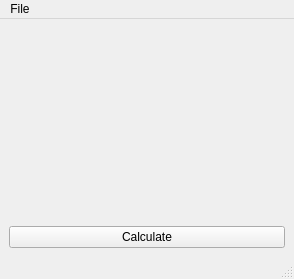
<?xml version="1.0" encoding="UTF-8"?>
<ui version="4.0">
 <class>MainWindow</class>
 <widget class="QMainWindow" name="MainWindow">
  <property name="geometry">
   <rect>
    <x>0</x>
    <y>0</y>
    <width>294</width>
    <height>279</height>
   </rect>
  </property>
  <property name="windowTitle">
   <string>Demo Flask Server</string>
  </property>
  <widget class="QWidget" name="centralwidget">
   <layout class="QGridLayout" name="gridLayout_2">
    <item row="0" column="0">
     <layout class="QGridLayout" name="gridLayout">
      <item row="0" column="0">
       <widget class="QLabel" name="lblOutput">
        <property name="font">
         <font>
          <pointsize>18</pointsize>
          <weight>75</weight>
          <bold>true</bold>
         </font>
        </property>
        <property name="text">
         <string/>
        </property>
        <property name="alignment">
         <set>Qt::AlignCenter</set>
        </property>
       </widget>
      </item>
      <item row="1" column="0">
       <widget class="QPushButton" name="btnCalculate">
        <property name="text">
         <string>Calculate</string>
        </property>
       </widget>
      </item>
     </layout>
    </item>
   </layout>
  </widget>
  <widget class="QMenuBar" name="menubar">
   <property name="geometry">
    <rect>
     <x>0</x>
     <y>0</y>
     <width>294</width>
     <height>29</height>
    </rect>
   </property>
   <widget class="QMenu" name="menuFile">
    <property name="title">
     <string>File</string>
    </property>
    <addaction name="separator"/>
    <addaction name="actionCalculate"/>
    <addaction name="separator"/>
    <addaction name="actionQuit"/>
   </widget>
   <addaction name="menuFile"/>
  </widget>
  <widget class="QStatusBar" name="statusbar"/>
  <action name="actionCalculate">
   <property name="text">
    <string>Calculate...</string>
   </property>
  </action>
  <action name="actionQuit">
   <property name="text">
    <string>Quit</string>
   </property>
  </action>
 </widget>
 <resources/>
 <connections/>
</ui>
